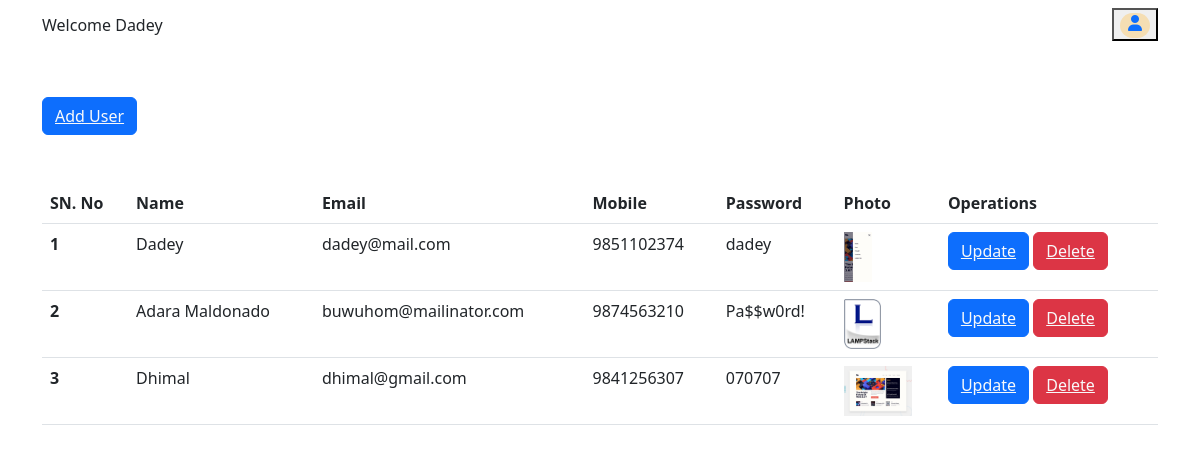
The page /display.php (signed in) on the database its author committed.
### tables this page shows
CREATE TABLE `user` (
  `id` int(11) NOT NULL,
  `name` varchar(100) NOT NULL,
  `email` varchar(100) NOT NULL,
  `mobile` varchar(10) NOT NULL,
  `password` varchar(255) NOT NULL,
  `photos` varchar(255) NOT NULL
);

### display.php (the view, shortened to what this page needs)
<?php
include 'connect.php';
?>
<!DOCTYPE html>
<html lang="en">
<head>
    <link href="https://cdn.jsdelivr.net/npm/bootstrap@5.3.0-alpha3/dist/css/bootstrap.min.css" rel="stylesheet">
    <link rel="stylesheet" href="https://cdnjs.cloudflare.com/ajax/libs/font-awesome/6.4.0/css/all.min.css">
</head>
<body>
    <div class="container">
    <div class="header">
      <div class="navbar">
      <span>Welcome <?php echo isset($_SESSION['name']) ? $_SESSION['name'] : 'Guest'; ?></span>
     <button><a href="logout.php"><i class="fa-solid fa-user a"></i></a></button>
      </div>
    </div>
        <button class="btn btn-primary my-5"><a href="user.php" class="text-light">Add User</a></button>
        <table class="table">
  <thead>
    <tr>
      <th scope="col">SN. No</th>
      <th scope="col">Name</th>
      <th scope="col">Email</th>
      <th scope="col">Mobile</th>
      <th scope="col">Password</th>
      <th scope="col">Photo</th>
      <th scope="col">Operations</th>
    </tr>
  </thead>
  <tbody>
  <?php
  $sql = "Select * from `user`";
  $result = mysqli_query($con, $sql);
  $serialNumber = 1;
  if($result){
    while($row = mysqli_fetch_assoc($result)){
        $id = $row['id'];
        $name = $row['name'];
        $email = $row['email'];
        $mobile = $row['mobile'];
        $password = $row['password'];
        $photo = $row['photos'];
        echo '<tr>
        <th scope="row">'.$serialNumber.'</th>
        <td>'.$name.'</td>
        <td>'.$email.'</td>
        <td>'.$mobile.'</td>
        <td>'.$password.'</td>
        <td><img src="uploads/'.$photo.'" alt="User Photo" height="50"></td>
        <td>
    <button class="btn btn-primary"><a href="update.php?updateid='.$id.'" class="text-light">Update</a></button>
    <button class="btn btn-danger"><a href="delete.php?deleteid='.$id.'" class="text-light">Delete</a></button>
</td>
      </tr>';
      $serialNumber++;
    }
  }
  ?>
  </tbody>
</table>
    </div>
</body>
</html>

### display.php (style rules this page uses)
.navbar { display: flex; }
.a { background-color: wheat; border-radius: 25px; height: 25px; width: 30px; padding: 2px 5px; }

### rows shown on the page
user: name "Dadey", email "dadey@mail.com", mobile "9851102374", password "dadey", photos (picture)
user: name "Adara Maldonado", email "buwuhom@mailinator.com", mobile "9874563210", password "Pa$$w0rd!", photos (picture)
user: name "Dhimal", email "dhimal@gmail.com", mobile "9841256307", password "070707", photos (picture)

### other values the page prints
$_SESSION['name'] "Dadey"
